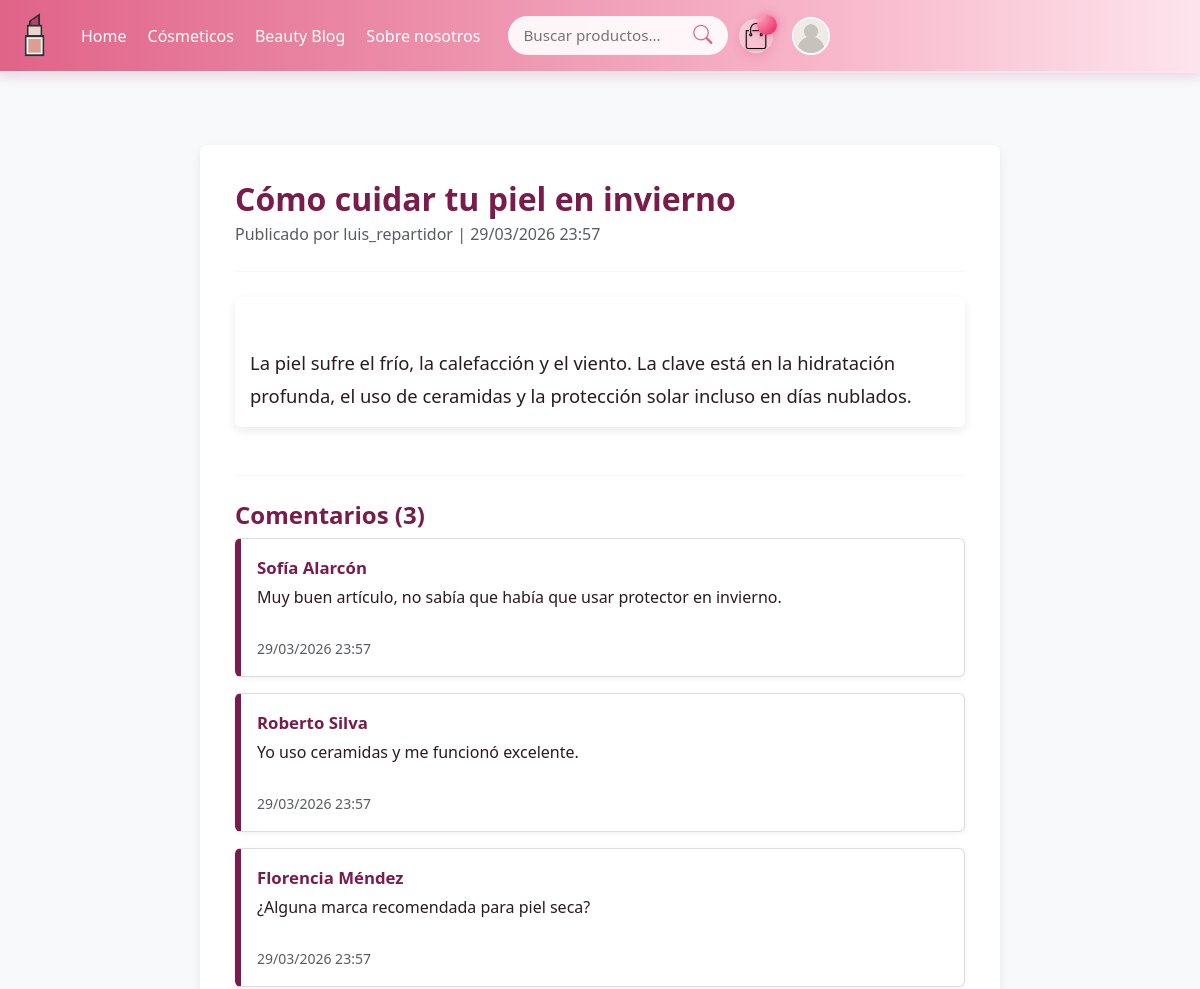
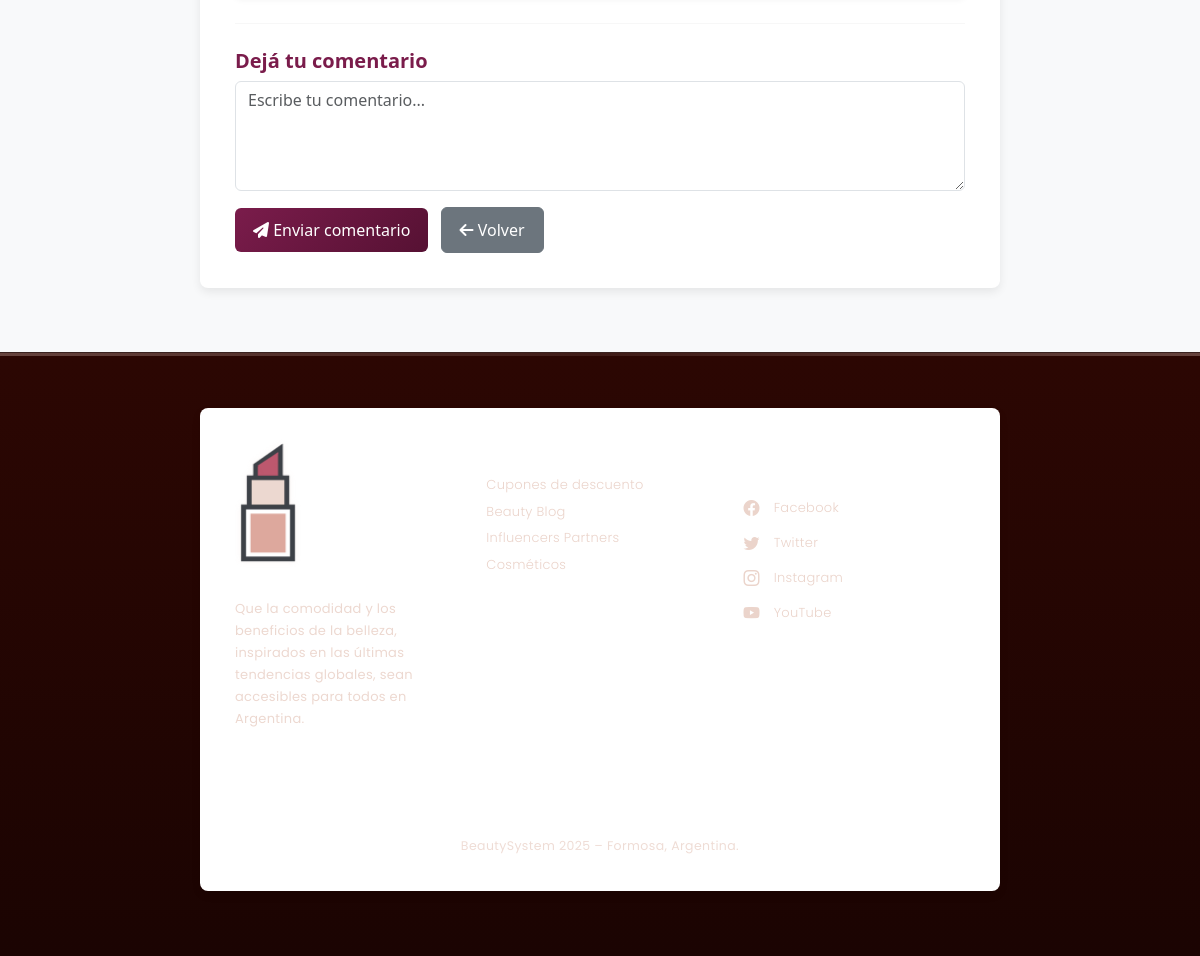
Page /index.php?controller=Blog&action=verPublico&id=2 on the committed database (2 pictures, top to bottom).
### tables this page shows
CREATE TABLE blog_post (
    id_post INT AUTO_INCREMENT PRIMARY KEY,
    id_usuario INT NOT NULL, 
    titulo VARCHAR(255) NOT NULL,
    contenido TEXT NOT NULL,
    fecha_publicacion TIMESTAMP DEFAULT CURRENT_TIMESTAMP,
    FOREIGN KEY (id_usuario) REFERENCES usuario(id_usuario) ON DELETE CASCADE
);

CREATE TABLE usuario (
    id_usuario INT PRIMARY KEY AUTO_INCREMENT,
    nombre_usuario VARCHAR(50) NOT NULL UNIQUE,
    password_usuario VARCHAR(255) NOT NULL,
    fecha_registro TIMESTAMP DEFAULT CURRENT_TIMESTAMP,
    estado_usuario TINYINT(1) DEFAULT 0,  
    cuenta_activada TINYINT(1) DEFAULT 0,
    relacion_persona INT NOT NULL,
    relacion_perfil INT NOT NULL,
    FOREIGN KEY (relacion_persona) REFERENCES persona(id_persona),
    FOREIGN KEY (relacion_perfil) REFERENCES perfil(id_perfil)
);

CREATE TABLE comentarios_blog (
    id_comentario INT AUTO_INCREMENT PRIMARY KEY,
    id_post INT,
    id_cliente INT,
    comentario TEXT,
    fecha TIMESTAMP DEFAULT CURRENT_TIMESTAMP,
    FOREIGN KEY (id_post) REFERENCES blog_post(id_post) ON DELETE CASCADE,
    FOREIGN KEY (id_cliente) REFERENCES cliente(id_cliente) ON DELETE CASCADE
);

### controllers/BlogController.php (called while the page is built, shortened)
<?php
require_once 'models/BlogModel.php';
class BlogController {
    private $model;
    public function __construct() {
        $this->model = new BlogModel();
    }
    public function verPublico()
    {
        $id = $_GET['id'] ?? null;
        $post = $this->model->obtener($id);
        $comentarios = $this->model->obtenerComentarios($id);
        require_once 'views/layouts/main.php';
    }
}

### index.php (called while the page is built, shortened)
<?php
$actionName = $_GET['action'] ?? 'index';
$actionName = preg_replace('/[^a-zA-Z0-9_]/', '', $actionName);
$controller = new $controllerName();
call_user_func([$controller, $actionName]);

### models/Conexion.php (called while the page is built, shortened)
<?php
class Conexion {
    private $host = 'localhost';
    private $db_name = 'beautysystem';
    private $username = 'root';
    private $password = '';
    private $port = 3306;
    public function Conectar() {
        $this->conection = null;
        try {
            $this->conection = new PDO(
                "mysql:host={$this->host};port={$this->port};dbname={$this->db_name}",
                $this->username,
                $this->password
            );
            $this->conection->setAttribute(PDO::ATTR_ERRMODE, PDO::ERRMODE_EXCEPTION);
        } catch (PDOException $e) {
            echo 'Error al establecer la conexión: ' . $e->getMessage();
            exit;
        }
        return $this->conection;
    }
}
?>

### models/BlogModel.php (called while the page is built, shortened)
<?php
require_once 'models/Conexion.php';
class BlogModel
{
    private $db;
    public function __construct()
    {
        $this->db = (new Conexion())->Conectar();
    }
    public function obtener($id_post)
    {
        $sql = "SELECT p.id_post, p.titulo, p.contenido, p.fecha_publicacion,
                       u.nombre_usuario AS autor
                FROM blog_post p
                JOIN usuario u ON p.id_usuario = u.id_usuario
                WHERE p.id_post = :id_post";
        $stmt = $this->db->prepare($sql);
        $stmt->execute([':id_post' => $id_post]);
        return $stmt->fetch(PDO::FETCH_ASSOC);
    }
    public function obtenerComentarios($id_post)
    {
        $sql = "SELECT c.id_comentario,
                       c.comentario,
                       c.fecha,
                       CONCAT(p.nombre_persona, ' ', p.apellido_persona) AS cliente
                FROM comentarios_blog c
                JOIN cliente cl ON c.id_cliente = cl.id_cliente
                JOIN persona p ON cl.relacion_persona = p.id_persona
                WHERE c.id_post = :id_post
                ORDER BY c.fecha DESC";
        $stmt = $this->db->prepare($sql);
        $stmt->execute([':id_post' => $id_post]);
        return $stmt->fetchAll(PDO::FETCH_ASSOC);
    }
}

### views/blog/publico/ver.php (the view, shortened to what this page needs)
<!DOCTYPE html>
<html lang="es">
<head>
    <link href="https://cdn.jsdelivr.net/npm/bootstrap@5.3.2/dist/css/bootstrap.min.css" rel="stylesheet">
    <link rel="stylesheet"
        href="https://cdnjs.cloudflare.com/ajax/libs/font-awesome/6.5.0/css/all.min.css">
</head>
<body>
    <div class="container mt-5">
        <h2 class="mb-1"><?= htmlspecialchars($post['titulo']) ?></h2>
        <p class="text-muted">
            Publicado por <?= htmlspecialchars($post['autor']) ?> |
            <?= date("d/m/Y H:i", strtotime($post['fecha_publicacion'])) ?>
        </p>
        <hr>
        <div class="post-contenido mb-5">
            <?= nl2br(htmlspecialchars($post['contenido'])) ?>
        </div>
        <hr>
        <h4 class="mt-4">
            Comentarios (<?= count($comentarios) ?>)
        </h4>
        <?php if ($comentarios): ?>
            <?php foreach ($comentarios as $coment): ?>
                <div class="comentario p-3 mb-3 rounded">
                    <strong><?= htmlspecialchars($coment['cliente']) ?></strong><br>
                    <span><?= nl2br(htmlspecialchars($coment['comentario'])) ?></span><br>
                    <small class="text-muted">
                        <?= date("d/m/Y H:i", strtotime($coment['fecha'])) ?>
                    </small>
                </div>
            <?php endforeach; ?>
        <?php else: ?>
            <p class="text-muted">Aún no hay comentarios. Sé el primero.</p>
        <?php endif; ?>
        <hr>
        <h5 class="mt-4">Dejá tu comentario</h5>
        <form action="index.php?controller=Blog&action=guardarComentarioPublico" method="POST">
            <textarea name="comentario"
                class="form-control mb-3"
                rows="4"
                placeholder="Escribe tu comentario..."
                required></textarea>
            <button type="submit" class="btn btn-comentar">
                <i class="fa fa-paper-plane"></i> Enviar comentario
            </button>
            <a href="index.php?controller=Home&action=blog" class="btn btn-secondary ms-2">
                <i class="fa fa-arrow-left"></i> Volver
            </a>
        </form>
    </div>
</body>
</html>

### assets/css/navbar.css (style rules this page uses)
:root { --pink-strong: #e06388; --pink-light: #f8b8cc; --rose-soft: #fde4ec; --rose-hover: #f39ab5; --dark: #2d2d2d; --light: #ffffff; }

### views/blog/publico/ver.php (style rules this page uses)
:root { --bordo: #7a1c4b; --bordo-oscuro: #561133; --rosa-claro: #f9e2ec; --gris-claro: #f3f3f3; --gris-borde: #ddd; --texto: #2b1a1f; --shadow: 0 4px 10px rgba(0,0,0,0.08); }
body { background: #fafafa; font-family: 'Segoe UI', Tahoma, Geneva, Verdana, sans-serif; color: var(--texto); }
h2, h3, h4, h5 { color: var(--bordo); font-weight: 600; }
.post-contenido { white-space: pre-line; font-size: 1.15rem; line-height: 1.8; padding: 15px; background: white; border-radius: 6px; box-shadow: var(--shadow); }
.comentario { background: #ffffff; border: 1px solid var(--gris-borde); border-left: 6px solid var(--bordo); padding: 12px 15px; border-radius: 5px; margin-bottom: 10px; box-shadow: 0 2px 6px rgba(0,0,0,0.05); }
.comentario strong { color: var(--bordo); font-size: 1.05rem; }
.comentario span { display: block; margin: 5px 0 3px; }
.comentario small { color: #666; }
.btn-comentar { background: linear-gradient(135deg, var(--bordo), var(--bordo-oscuro)); color: white; border: none; padding: 10px 18px; border-radius: 6px; transition: all 0.2s ease-in-out; }
.btn-secondary { border-radius: 6px; padding: 10px 18px; }
textarea { border: 1px solid var(--gris-borde); border-radius: 6px; transition: 0.3s; }
.container { max-width: 800px; background: #ffffff; padding: 35px; border-radius: 8px; box-shadow: var(--shadow); margin-bottom: 40px; }
hr { border-top: 1px solid var(--gris-borde); margin: 25px 0; }

### rows in the picture
blog_post: titulo "Cómo cuidar tu piel en invierno", id_usuario.nombre_usuario "luis_repartidor", fecha_publicacion "29/03/2026 23:57", contenido "La piel sufre el frío, la calefacción y el viento. La clave está en la hidratación profunda, el uso de ceramidas y la protección solar incluso en días nublados."
comentarios_blog: cliente "Sofía Alarcón", comentario "Muy buen artículo, no sabía que había que usar protector en invierno.", fecha "29/03/2026 23:57"
comentarios_blog: cliente "Roberto Silva", comentario "Yo uso ceramidas y me funcionó excelente.", fecha "29/03/2026 23:57"
comentarios_blog: cliente "Florencia Méndez", comentario "¿Alguna marca recomendada para piel seca?", fecha "29/03/2026 23:57"

### other values in the picture
count($comentarios) "3"
